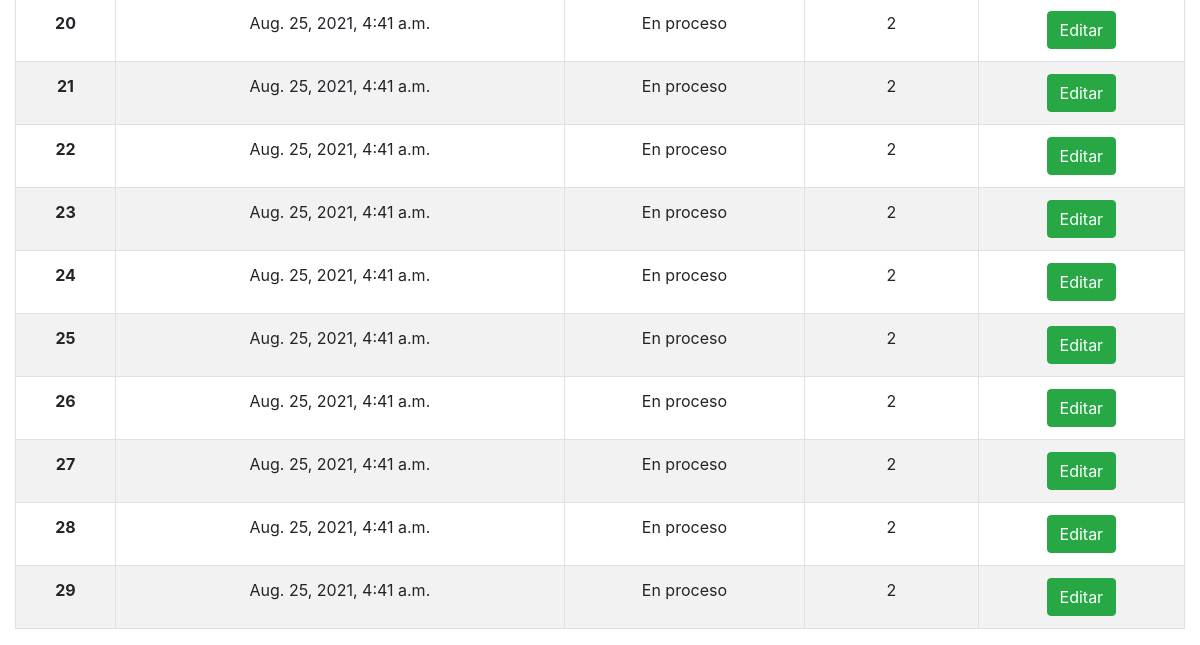
Page /shipment/ (lower part) on the earlier database version.
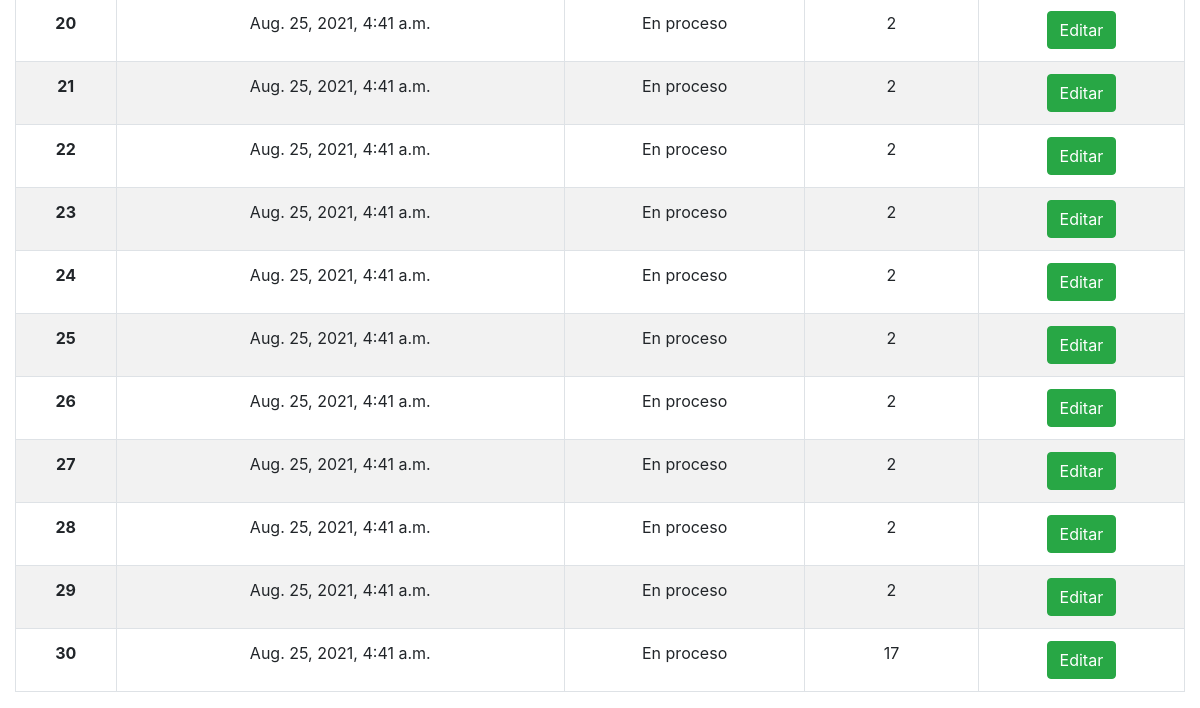
Same page on the later database version.
### shippingmanagement/models.py (models this page shows, shortened)
class Shipment(models.Model):
    id = models.AutoField(primary_key = True)
    departure_datetime = models.DateTimeField(max_length=50)
    state = models.ForeignKey(StateShipment, blank=False, on_delete=models.CASCADE)
    order = models.ForeignKey(Order, blank=False, on_delete=models.CASCADE)

### principal/models.py (models this page shows)
class StateShipment(models.Model):
    id = models.AutoField(primary_key = True)
    name = models.CharField(max_length=50)
    description = models.CharField(max_length=50)
    def __str__(self):
        return (self.name)

### ordermanagement/models.py (models this page shows, shortened)
class Order(models.Model):
    id = models.AutoField(primary_key = True)
    state = models.ForeignKey(StateOrder, blank=False, on_delete=models.CASCADE)
    payment_method = models.ForeignKey(PaymentMethod, blank=False, on_delete=models.CASCADE)
    shipment_address = models.CharField(max_length=50)
    amount = models.FloatField()
    pending_amount = models.FloatField(blank=True,null=True)
    orderproducts = models.ManyToManyField(Product, through='OrderProduct')
    user = models.ForeignKey(User, blank=False, on_delete=models.CASCADE)
    datetime_created = models.DateTimeField('Fecha de creación de la orden',auto_now= False, auto_now_add = True)
    datetime_updated = models.DateTimeField('Fecha de actualización de la orden',auto_now= True, auto_now_add = False)
    def __str__(self):
        return (str(self.id))

### shippingmanagement/views.py (the view)
# urls.py: path('shipment/', ShipmentFormView, name='shipment'),
def ShipmentFormView(request):
    template = loader.get_template('Shipment.html')
    context ={}
    if request.method == 'POST':
        form = ShipmentForm(request.POST)
        if ('state' in request.POST) or ('order' in request.POST):
            form.save()
            return HttpResponseRedirect('/shipment/')
        elif 'delete' in request.POST:
            data=json.loads(request.POST['delete'])
            if data:
                id = data['id']
                print(id)
                Shipment.objects.filter(id=id).delete()
        elif 'editar' in request.POST:
            data=json.loads(request.POST['editar'])
            id = data['id']
            fields = data['detalleArray']
            print('editar',fields)
            print(request.user.id)
            orderShipment = fields['orderShipment']
            shipment_address = fields['shipment_address']
            Order.objects.filter(id=orderShipment).update(shipment_address=shipment_address)
        else:
            return HttpResponseRedirect('/Error/')
    else:
            form = ShipmentForm()
            context ={'form': form,
            'shipments': Shipment.objects.all(),
            'states':StateShipment.objects.all(),
            'stateorders':StateOrder.objects.all(),
            'paymentmethods':PaymentMethod.objects.all(),
            'orders':Order.objects.all()
            }
    return HttpResponse(template.render(context, request))

### shippingmanagement/templates/shipment.html (shortened to what this page needs)
{% extends 'base.html' %}
{% block content %}
<div class="container-fluid">
        <div>
            <br>
            <table id="myTable" class="table table-hover table-striped  table-bordered text-center ancho">
                <tbody>
                    {% for s in shipments %}
                    <tr>
                        <th>{{ forloop.counter }}</th>
                        <td>{{ s.departure_datetime }}</td>
                        <td>{{ s.state }}</td>
                        <td>{{ s.order.id }}</td>
                        <td><button type="button" class="btn btn-success " onclick="modalEditar(`{{s.id}}`)">Editar</button>
                        </td>
                        </tr>
                    {% endfor %}
                </tbody>
            </table>
        </div>
</div>
{% endblock %}

Differences in the rows shown:
added Shipment: departure_datetime "Aug. 25, 2021, 4:41 a.m.", state "En proceso", order.id "17"
